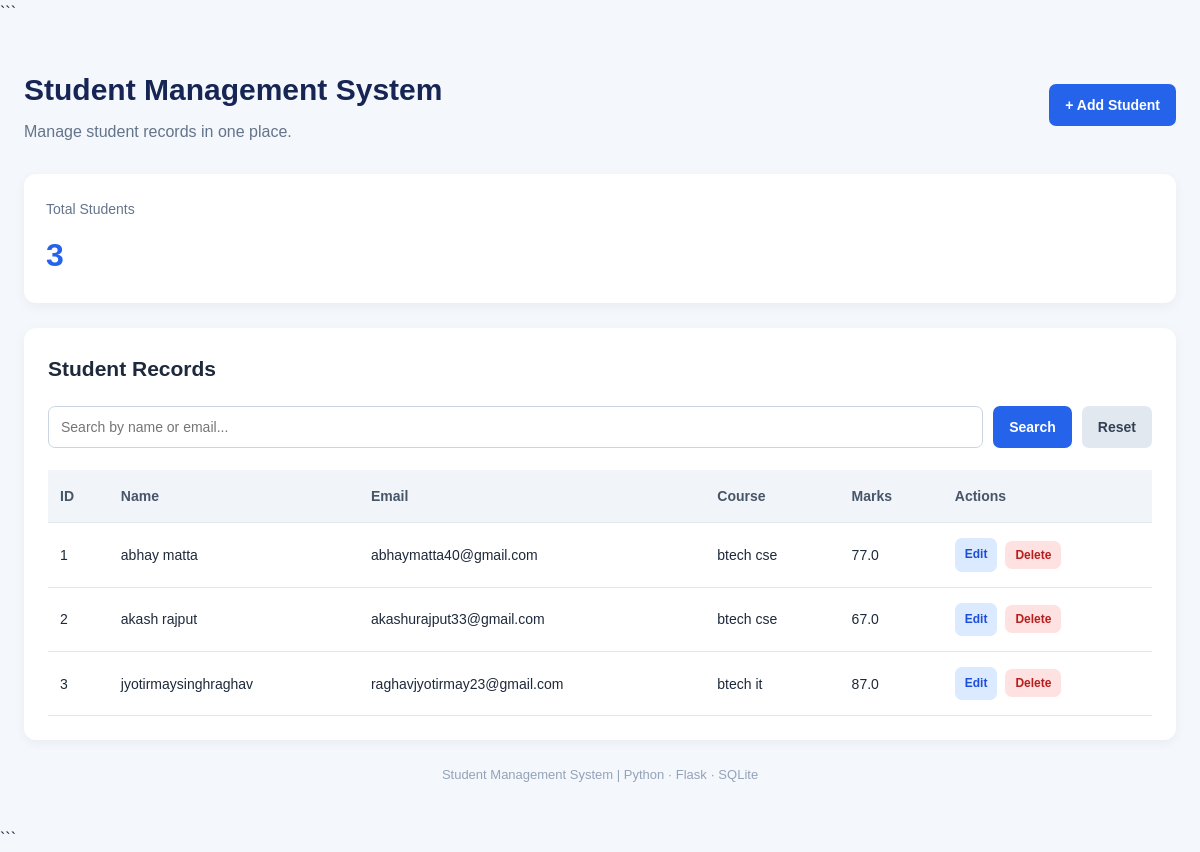
The page / on the database its author committed.
### tables this page shows
CREATE TABLE students (
            id INTEGER PRIMARY KEY AUTOINCREMENT,
            name TEXT NOT NULL,
            email TEXT NOT NULL,
            course TEXT NOT NULL,
            marks REAL NOT NULL
        );

### app.py (the view)
@app.route("/")
def index():
    conn = get_db_connection()
    students = conn.execute("SELECT * FROM students").fetchall()
    conn.close()
    return render_template("index.html", students=students)

### app.py (called while the page is built)
def get_db_connection():
    conn = sqlite3.connect("students.db")
    conn.row_factory = sqlite3.Row
    return conn

### templates/index.html (shortened to what this page needs)
<!DOCTYPE html>
<html lang="en">
<head>
    <link rel="stylesheet" href="{{ url_for('static', filename='style.css') }}">
</head>
<body>
```
<div class="container">
    <header class="page-header">
        <div>
            <h1>Student Management System</h1>
            <p>Manage student records in one place.</p>
        </div>
        <a href="{{ url_for('add_student') }}" class="btn btn-primary">+ Add Student</a>
    </header>
    <section class="stats">
        <div class="stat-card">
            <span>Total Students</span>
            <h2>{{ students|length }}</h2>
        </div>
    </section>
    <section class="panel">
        <div class="panel-header">
            <h2>Student Records</h2>
        </div>
        <form action="{{ url_for('search_student') }}" method="GET" class="search-form">
            <input
                type="text"
                name="q"
                placeholder="Search by name or email..."
                value="{{ query|default('') }}"
            >
            <button type="submit" class="btn btn-primary">Search</button>
            <a href="{{ url_for('index') }}" class="btn btn-secondary">Reset</a>
        </form>
        <div class="table-wrapper">
            <table>
                <thead>
                    <tr>
                        <th>ID</th>
                        <th>Name</th>
                        <th>Email</th>
                        <th>Course</th>
                        <th>Marks</th>
                        <th>Actions</th>
                    </tr>
                </thead>
                <tbody>
                    {% for student in students %}
                    <tr>
                        <td>{{ student.id }}</td>
                        <td>{{ student.name }}</td>
                        <td>{{ student.email }}</td>
                        <td>{{ student.course }}</td>
                        <td>{{ student.marks }}</td>
                        <td class="actions">
                            <a href="{{ url_for('edit_student', student_id=student.id) }}" class="btn btn-small btn-edit">Edit</a>
                            <form
                                action="{{ url_for('delete_student', student_id=student.id) }}"
                                method="POST"
                                onsubmit="return confirm('Are you sure you want to delete this student?');"
                            >
                                <button type="submit" class="btn btn-small btn-delete">Delete</button>
                            </form>
                        </td>
                    </tr>
                    {% else %}
                    <tr>
                        <td colspan="6" class="empty-state">
                            No students found. Click “Add Student” to get started.
                        </td>
                    </tr>
                    {% endfor %}
                </tbody>
            </table>
        </div>
    </section>
    <footer>
        <p>Student Management System | Python · Flask · SQLite</p>
    </footer>
</div>
```
</body>
</html>

### static/style.css (style rules this page uses)
* { margin: 0; padding: 0; box-sizing: border-box; }
body { font-family: Arial, sans-serif; background: #f4f7fb; color: #1e293b; line-height: 1.6; }
.container { max-width: 1200px; margin: 40px auto; padding: 0 24px; }
.page-header { display: flex; justify-content: space-between; align-items: center; gap: 20px; margin-bottom: 30px; }
.page-header h1 { font-size: 30px; margin-bottom: 5px; color: #172554; }
.page-header p { color: #64748b; }
.btn { display: inline-block; padding: 10px 16px; border: none; border-radius: 7px; text-decoration: none; font-size: 14px; font-weight: bold; cursor: pointer; transition: 0.2s; text-align: center; }
.btn-primary { background: #2563eb; color: white; }
.btn-secondary { background: #e2e8f0; color: #334155; }
.stats { display: grid; grid-template-columns: repeat(auto-fit, minmax(200px, 1fr)); gap: 20px; margin-bottom: 25px; }
.stat-card { padding: 22px; background: white; border-radius: 12px; box-shadow: 0 3px 12px rgba(15, 23, 42, 0.05); }
.stat-card span { color: #64748b; font-size: 14px; }
.stat-card h2 { margin-top: 8px; font-size: 32px; color: #2563eb; }
.panel { background: white; padding: 24px; border-radius: 12px; box-shadow: 0 3px 12px rgba(15, 23, 42, 0.05); }
.panel-header { margin-bottom: 20px; }
.panel-header h2 { font-size: 21px; }
.search-form { display: flex; gap: 10px; margin-bottom: 22px; }
.search-form input { flex: 1; }
input { width: 100%; padding: 12px; border: 1px solid #cbd5e1; border-radius: 7px; font-size: 14px; outline: none; }
.table-wrapper { overflow-x: auto; }
table { width: 100%; border-collapse: collapse; white-space: nowrap; }
thead { background: #f1f5f9; }
th, td { padding: 15px 12px; text-align: left; border-bottom: 1px solid #e2e8f0; font-size: 14px; }
th { color: #475569; font-weight: bold; }
.actions { display: flex; gap: 8px; align-items: center; }
.actions form { margin: 0; }
.btn-small { padding: 7px 10px; font-size: 12px; }
.btn-edit { background: #dbeafe; color: #1d4ed8; }
.btn-delete { background: #fee2e2; color: #b91c1c; }
footer { margin: 25px 0; text-align: center; font-size: 13px; color: #94a3b8; }

### rows shown on the page
students: id "1", name "abhay matta", email "abhaymatta40@gmail.com", course "btech cse", marks "77.0"
students: id "2", name "akash rajput", email "akashurajput33@gmail.com", course "btech cse", marks "67.0"
students: id "3", name "jyotirmaysinghraghav", email "raghavjyotirmay23@gmail.com", course "btech it", marks "87.0"

### other values the page prints
{{ students|length }} "3"
